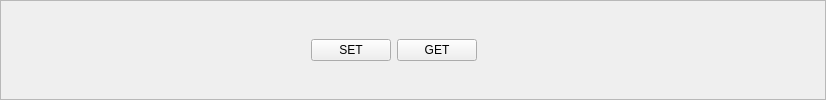
         <widget class="QFrame" name="frame_6">
          <property name="frameShape">
           <enum>QFrame::StyledPanel</enum>
          </property>
          <property name="frameShadow">
           <enum>QFrame::Raised</enum>
          </property>
          <layout class="QHBoxLayout" name="horizontalLayout_3">
           <item>
            <spacer name="horizontalSpacer_6">
             <property name="orientation">
              <enum>Qt::Horizontal</enum>
             </property>
             <property name="sizeHint" stdset="0">
              <size>
               <width>299</width>
               <height>20</height>
              </size>
             </property>
            </spacer>
           </item>
           <item>
            <widget class="QPushButton" name="setButton_2">
             <property name="text">
              <string>SET</string>
             </property>
            </widget>
           </item>
           <item>
            <widget class="QPushButton" name="getButton_2">
             <property name="text">
              <string>GET</string>
             </property>
            </widget>
           </item>
           <item>
            <widget class="QLabel" name="getSetStatus_2">
             <property name="minimumSize">
              <size>
               <width>32</width>
               <height>32</height>
              </size>
             </property>
             <property name="text">
              <string/>
             </property>
            </widget>
           </item>
           <item>
            <spacer name="horizontalSpacer_9">
             <property name="orientation">
              <enum>Qt::Horizontal</enum>
             </property>
             <property name="sizeHint" stdset="0">
              <size>
               <width>299</width>
               <height>20</height>
              </size>
             </property>
            </spacer>
           </item>
          </layout>
         </widget>
